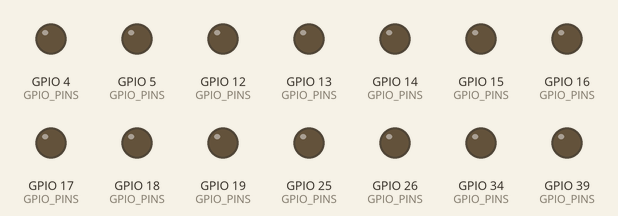
This sketch was run on a simulated ESP32. Parts: output pins drawn as LEDs (lit = HIGH). What the sketch prints to the serial monitor is not drawn.

Above: at 0.05 s.
At 1.35 s:
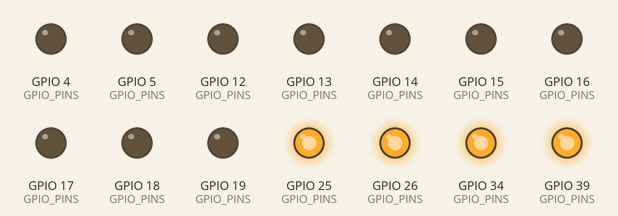
At 2.55 s:
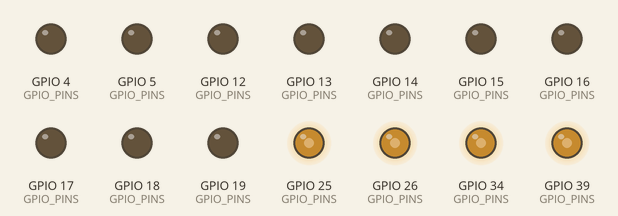
Timing chart, 0 to 5.9 s (numbered marks = the images above):
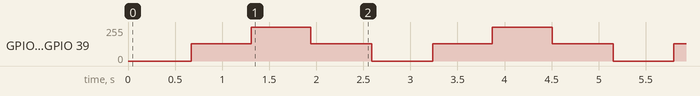

Measured:
- by itself, GPIO 25 (GPIO_PINS), GPIO 26 (GPIO_PINS), GPIO 34 (GPIO_PINS), GPIO 39 (GPIO_PINS): repeats every 2.6 s: 255/255 0.64 s, 128/255 0.65 s, 0/255 0.65 s, 128/255 0.64 s

The sketch:

PwmTestAllPinsSimultaneous.ino
```cpp
/**
 * This example fades on and off all pins in sequence using the ESP32's PWM functionality
 *
 * All GPIO pins can be used for PWM on the ESP32. On the Huzzah32, pins 34 (A2), 39 (A3), 36 (A4)
 * are not output-capable and should not work by design. We still include them here for completeness
 *
 * By Jon E. Froehlich
 * @jonfroehlich
 * http://makeabilitylab.io
 *
 *
 * Official API ref for ledc
 * https://docs.espressif.com/projects/esp-idf/en/latest/esp32/api-reference/peripherals/ledc.html
 *
 * Header file for ledc.h
 * https://github.com/espressif/arduino-esp32/blob/a4305284d085caeddd1190d141710fb6f1c6cbe1/cores/esp32/esp32-hal-ledc.h#L29
 *
 * Without Arduino library, a bit more complicated:
 * https://github.com/espressif/esp-idf/tree/741960d/examples/peripherals/ledc
 *
 */

const int DELAY_MS = 5;

const int PWM_CHANNEL = 0; // ESP32 has 16 channels which can generate 16 independent waveforms
const int PWM_FREQ = 500; // Recall that Arduino Uno is ~490 Hz. Official ESP32 example uses 5,000Hz

// We'll use same resolution as Uno (8 bits, 0-255) but ESP32 can go up to 15 bits (maybe more?)
// EspressIf docs seem to suggest that 10-15 bits is most common
// See: https://docs.espressif.com/projects/esp-idf/en/latest/esp32/api-reference/peripherals/ledc.html#ledc-api-supported-range-frequency-duty-resolution
const int PWM_RESOLUTION = 8;

// Pins start with 26 at A0 and switch to other side of board at 13 (A12)
// According to the Huzzah32 docs, 34 (A2), 39 (A3), 36 (A4) are not output-capable so should not work by design
// See: https://learn.adafruit.com/adafruit-huzzah32-esp32-feather/pinouts
// But we've included them here anyway for completeness (and to double check!)
const int GPIO_PINS[] = {26, 25, 34, 39, 36, 4, 5, 18, 19, 16, 17, 21, 13, 12, 27, 33, 15, 32, 14, 22, 23};

int _numGpioPins = 0;
int _ledFadeStep = 5;

void setup() {
  Serial.begin(9600);

  // Unlike traditional Arduino, we do not setup our PWM output pins
  // here with pinMode. Instead, we setup our PWM timer channel and then
  // we'll attach pins to the PWM channel. The cool side effect here, of course,
  // is that it's easy to control multiple pins at once with the same PWM timer
  ledcSetup(PWM_CHANNEL, PWM_FREQ, PWM_RESOLUTION);
  _numGpioPins = sizeof(GPIO_PINS) / sizeof(GPIO_PINS[0]);

  for(int i = 0; i < _numGpioPins; i++){
    int pin = GPIO_PINS[i];

    // https://github.com/espressif/arduino-esp32/blob/a4305284d085caeddd1190d141710fb6f1c6cbe1/cores/esp32/esp32-hal-ledc.h
    ledcAttachPin(pin, PWM_CHANNEL);
  }

  Serial.print("Num of GPIO pins: ");
  Serial.println(_numGpioPins);
  Serial.print("Duty cycle resolution set to: ");
  Serial.print(PWM_RESOLUTION);
  Serial.print(" bits, so duty cycle range: 0 - ");
  Serial.println(pow(2, PWM_RESOLUTION) - 1);
}

void loop() {
  // All pins are hooked up to the same channel, so we can
  // fade them all together with a single call to ledcWrite
  fadeChannelOnAndOff(PWM_CHANNEL, PWM_RESOLUTION);
}

/**
 * Fades the specific channel on and off
 */
void fadeChannelOnAndOff(int pwmChannel, int pwmResolution){
  int maxDutyCycle = pow(2, pwmResolution) - 1;
  for(int dutyCycle = 0; dutyCycle <= maxDutyCycle; dutyCycle++){
    ledcWrite(pwmChannel, dutyCycle);
    delay(DELAY_MS);
  }

  // decrease the LED brightness
  for(int dutyCycle = maxDutyCycle; dutyCycle >= 0; dutyCycle--){
    ledcWrite(pwmChannel, dutyCycle);
    delay(DELAY_MS);
  }
}
```
